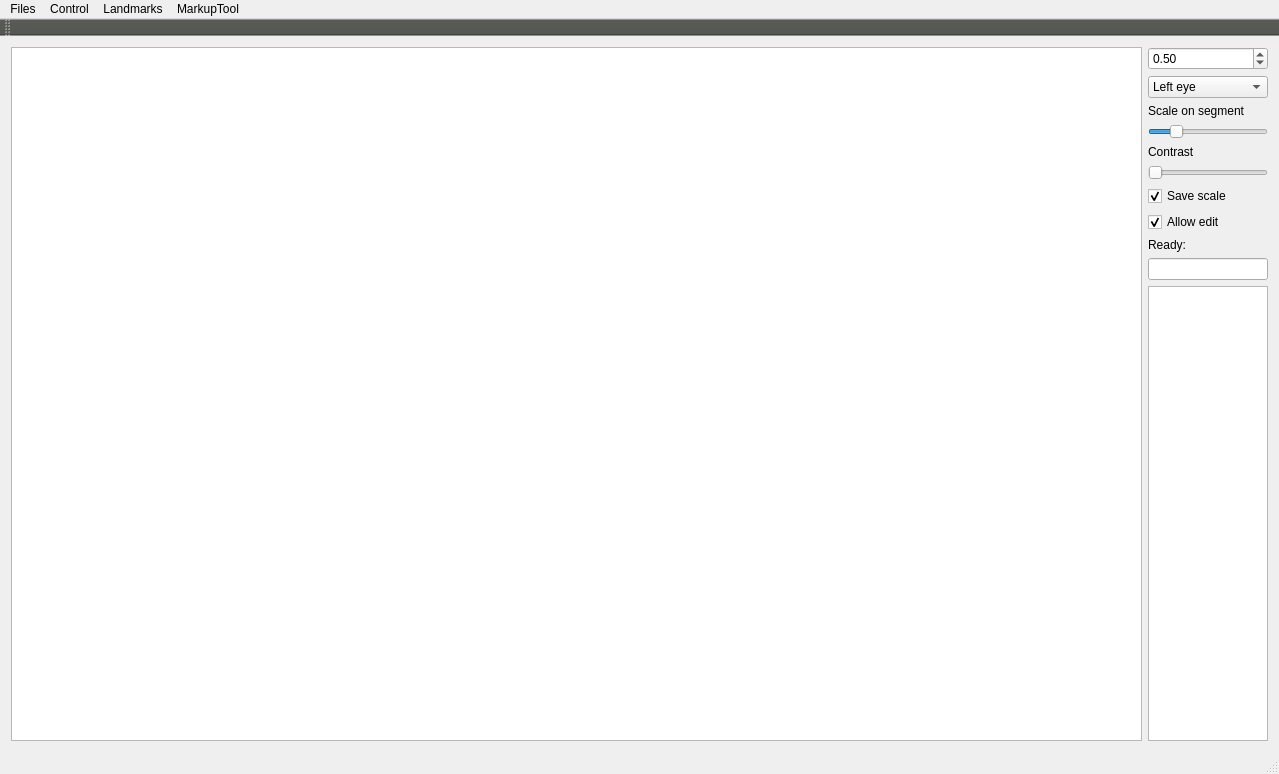
<?xml version="1.0" encoding="UTF-8"?>
<ui version="4.0">
 <class>MarkupWindow</class>
 <widget class="QMainWindow" name="MarkupWindow">
  <property name="geometry">
   <rect>
    <x>0</x>
    <y>0</y>
    <width>1279</width>
    <height>774</height>
   </rect>
  </property>
  <property name="cursor">
   <cursorShape>ArrowCursor</cursorShape>
  </property>
  <property name="windowTitle">
   <string>MarkupTool</string>
  </property>
  <widget class="QWidget" name="centralWidget">
   <layout class="QGridLayout" name="gridLayout">
    <item row="0" column="0" rowspan="11">
     <widget class="MarkupView" name="markupView">
      <property name="cursor" stdset="0">
       <cursorShape>ArrowCursor</cursorShape>
      </property>
      <property name="dragMode">
       <enum>QGraphicsView::NoDrag</enum>
      </property>
      <property name="transformationAnchor">
       <enum>QGraphicsView::AnchorUnderMouse</enum>
      </property>
      <property name="resizeAnchor">
       <enum>QGraphicsView::NoAnchor</enum>
      </property>
      <property name="viewportUpdateMode">
       <enum>QGraphicsView::FullViewportUpdate</enum>
      </property>
     </widget>
    </item>
    <item row="0" column="1">
     <widget class="QDoubleSpinBox" name="spinLandmarkSize">
      <property name="singleStep">
       <double>0.100000000000000</double>
      </property>
      <property name="value">
       <double>0.500000000000000</double>
      </property>
     </widget>
    </item>
    <item row="1" column="1">
     <widget class="QComboBox" name="comboBoxBodyPart">
      <property name="minimumContentsLength">
       <number>3</number>
      </property>
      <item>
       <property name="text">
        <string>Left eye</string>
       </property>
      </item>
      <item>
       <property name="text">
        <string>Right eye</string>
       </property>
      </item>
      <item>
       <property name="text">
        <string>mouth</string>
       </property>
      </item>
     </widget>
    </item>
    <item row="8" column="1">
     <widget class="QLabel" name="ready">
      <property name="text">
       <string>Ready: </string>
      </property>
      <property name="textFormat">
       <enum>Qt::RichText</enum>
      </property>
      <property name="scaledContents">
       <bool>false</bool>
      </property>
      <property name="wordWrap">
       <bool>false</bool>
      </property>
     </widget>
    </item>
    <item row="9" column="1">
     <widget class="QLineEdit" name="lineEdit">
      <property name="maximumSize">
       <size>
        <width>120</width>
        <height>16777215</height>
       </size>
      </property>
     </widget>
    </item>
    <item row="3" column="1">
     <widget class="QSlider" name="horizontalSlider">
      <property name="maximumSize">
       <size>
        <width>120</width>
        <height>16777215</height>
       </size>
      </property>
      <property name="maximum">
       <number>100</number>
      </property>
      <property name="value">
       <number>20</number>
      </property>
      <property name="orientation">
       <enum>Qt::Horizontal</enum>
      </property>
     </widget>
    </item>
    <item row="6" column="1">
     <widget class="QCheckBox" name="scaleCheak">
      <property name="text">
       <string>Save scale</string>
      </property>
      <property name="checked">
       <bool>true</bool>
      </property>
     </widget>
    </item>
    <item row="5" column="1">
     <widget class="QSlider" name="horizontalSlider_2">
      <property name="maximumSize">
       <size>
        <width>120</width>
        <height>16777215</height>
       </size>
      </property>
      <property name="singleStep">
       <number>10</number>
      </property>
      <property name="orientation">
       <enum>Qt::Horizontal</enum>
      </property>
     </widget>
    </item>
    <item row="7" column="1">
     <widget class="QCheckBox" name="editCheak">
      <property name="text">
       <string>Allow edit</string>
      </property>
      <property name="checked">
       <bool>true</bool>
      </property>
     </widget>
    </item>
    <item row="10" column="1">
     <widget class="QListWidget" name="listFiles">
      <property name="maximumSize">
       <size>
        <width>120</width>
        <height>16777215</height>
       </size>
      </property>
      <property name="textElideMode">
       <enum>Qt::ElideLeft</enum>
      </property>
      <property name="currentRow">
       <number>-1</number>
      </property>
     </widget>
    </item>
    <item row="4" column="1">
     <widget class="QLabel" name="label">
      <property name="text">
       <string>Contrast</string>
      </property>
     </widget>
    </item>
    <item row="2" column="1">
     <widget class="QLabel" name="label_2">
      <property name="text">
       <string>Scale on segment</string>
      </property>
     </widget>
    </item>
   </layout>
  </widget>
  <widget class="QMenuBar" name="menuBar">
   <property name="geometry">
    <rect>
     <x>0</x>
     <y>0</y>
     <width>1279</width>
     <height>25</height>
    </rect>
   </property>
   <property name="autoFillBackground">
    <bool>true</bool>
   </property>
   <widget class="QMenu" name="menuFiles">
    <property name="title">
     <string>Files</string>
    </property>
    <addaction name="loadFacesAction"/>
    <addaction name="actionLoad_shapes"/>
    <addaction name="actionLoad_shapes_as"/>
    <addaction name="actionUpdate_from_JSON"/>
    <addaction name="actionLoad_shape"/>
    <addaction name="actionSave_shape"/>
    <addaction name="actionSave_shapeas"/>
    <addaction name="separator"/>
    <addaction name="actionClear"/>
   </widget>
   <widget class="QMenu" name="menuControl">
    <property name="title">
     <string>Control</string>
    </property>
    <addaction name="actionNext"/>
    <addaction name="actionPast"/>
   </widget>
   <widget class="QMenu" name="menuLadnmarks">
    <property name="title">
     <string>Landmarks</string>
    </property>
    <addaction name="actionDelete"/>
   </widget>
   <widget class="QMenu" name="menuMarkupTool">
    <property name="title">
     <string>MarkupTool</string>
    </property>
    <addaction name="actionHelp"/>
   </widget>
   <addaction name="menuFiles"/>
   <addaction name="menuControl"/>
   <addaction name="menuLadnmarks"/>
   <addaction name="menuMarkupTool"/>
  </widget>
  <widget class="QToolBar" name="mainToolBar">
   <property name="palette">
    <palette>
     <active>
      <colorrole role="WindowText">
       <brush brushstyle="SolidPattern">
        <color alpha="255">
         <red>85</red>
         <green>87</green>
         <blue>83</blue>
        </color>
       </brush>
      </colorrole>
      <colorrole role="Button">
       <brush brushstyle="SolidPattern">
        <color alpha="255">
         <red>85</red>
         <green>87</green>
         <blue>83</blue>
        </color>
       </brush>
      </colorrole>
      <colorrole role="Light">
       <brush brushstyle="SolidPattern">
        <color alpha="255">
         <red>127</red>
         <green>131</green>
         <blue>124</blue>
        </color>
       </brush>
      </colorrole>
      <colorrole role="Midlight">
       <brush brushstyle="SolidPattern">
        <color alpha="255">
         <red>106</red>
         <green>109</green>
         <blue>103</blue>
        </color>
       </brush>
      </colorrole>
      <colorrole role="Dark">
       <brush brushstyle="SolidPattern">
        <color alpha="255">
         <red>42</red>
         <green>43</green>
         <blue>41</blue>
        </color>
       </brush>
      </colorrole>
      <colorrole role="Mid">
       <brush brushstyle="SolidPattern">
        <color alpha="255">
         <red>56</red>
         <green>58</green>
         <blue>55</blue>
        </color>
       </brush>
      </colorrole>
      <colorrole role="Text">
       <brush brushstyle="SolidPattern">
        <color alpha="255">
         <red>255</red>
         <green>255</green>
         <blue>255</blue>
        </color>
       </brush>
      </colorrole>
      <colorrole role="BrightText">
       <brush brushstyle="SolidPattern">
        <color alpha="255">
         <red>255</red>
         <green>255</green>
         <blue>255</blue>
        </color>
       </brush>
      </colorrole>
      <colorrole role="ButtonText">
       <brush brushstyle="SolidPattern">
        <color alpha="255">
         <red>255</red>
         <green>255</green>
         <blue>255</blue>
        </color>
       </brush>
      </colorrole>
      <colorrole role="Base">
       <brush brushstyle="SolidPattern">
        <color alpha="255">
         <red>0</red>
         <green>0</green>
         <blue>0</blue>
        </color>
       </brush>
      </colorrole>
      <colorrole role="Window">
       <brush brushstyle="SolidPattern">
        <color alpha="255">
         <red>85</red>
         <green>87</green>
         <blue>83</blue>
        </color>
       </brush>
      </colorrole>
      <colorrole role="Shadow">
       <brush brushstyle="SolidPattern">
        <color alpha="255">
         <red>0</red>
         <green>0</green>
         <blue>0</blue>
        </color>
       </brush>
      </colorrole>
      <colorrole role="HighlightedText">
       <brush brushstyle="SolidPattern">
        <color alpha="255">
         <red>85</red>
         <green>87</green>
         <blue>83</blue>
        </color>
       </brush>
      </colorrole>
      <colorrole role="AlternateBase">
       <brush brushstyle="SolidPattern">
        <color alpha="255">
         <red>42</red>
         <green>43</green>
         <blue>41</blue>
        </color>
       </brush>
      </colorrole>
      <colorrole role="NoRole">
       <brush brushstyle="SolidPattern">
        <color alpha="255">
         <red>85</red>
         <green>87</green>
         <blue>83</blue>
        </color>
       </brush>
      </colorrole>
      <colorrole role="ToolTipBase">
       <brush brushstyle="SolidPattern">
        <color alpha="255">
         <red>255</red>
         <green>255</green>
         <blue>220</blue>
        </color>
       </brush>
      </colorrole>
      <colorrole role="ToolTipText">
       <brush brushstyle="SolidPattern">
        <color alpha="255">
         <red>0</red>
         <green>0</green>
         <blue>0</blue>
        </color>
       </brush>
      </colorrole>
     </active>
     <inactive>
      <colorrole role="WindowText">
       <brush brushstyle="SolidPattern">
        <color alpha="255">
         <red>85</red>
         <green>87</green>
         <blue>83</blue>
        </color>
       </brush>
      </colorrole>
      <colorrole role="Button">
       <brush brushstyle="SolidPattern">
        <color alpha="255">
         <red>85</red>
         <green>87</green>
         <blue>83</blue>
        </color>
       </brush>
      </colorrole>
      <colorrole role="Light">
       <brush brushstyle="SolidPattern">
        <color alpha="255">
         <red>127</red>
         <green>131</green>
         <blue>124</blue>
        </color>
       </brush>
      </colorrole>
      <colorrole role="Midlight">
       <brush brushstyle="SolidPattern">
        <color alpha="255">
         <red>106</red>
         <green>109</green>
         <blue>103</blue>
        </color>
       </brush>
      </colorrole>
      <colorrole role="Dark">
       <brush brushstyle="SolidPattern">
        <color alpha="255">
         <red>42</red>
         <green>43</green>
         <blue>41</blue>
        </color>
       </brush>
      </colorrole>
      <colorrole role="Mid">
       <brush brushstyle="SolidPattern">
        <color alpha="255">
         <red>56</red>
         <green>58</green>
         <blue>55</blue>
        </color>
       </brush>
      </colorrole>
      <colorrole role="Text">
       <brush brushstyle="SolidPattern">
        <color alpha="255">
         <red>255</red>
         <green>255</green>
         <blue>255</blue>
        </color>
       </brush>
      </colorrole>
      <colorrole role="BrightText">
       <brush brushstyle="SolidPattern">
        <color alpha="255">
         <red>255</red>
         <green>255</green>
         <blue>255</blue>
        </color>
       </brush>
      </colorrole>
      <colorrole role="ButtonText">
       <brush brushstyle="SolidPattern">
        <color alpha="255">
         <red>255</red>
         <green>255</green>
         <blue>255</blue>
        </color>
       </brush>
      </colorrole>
      <colorrole role="Base">
       <brush brushstyle="SolidPattern">
        <color alpha="255">
         <red>0</red>
         <green>0</green>
         <blue>0</blue>
        </color>
       </brush>
      </colorrole>
      <colorrole role="Window">
       <brush brushstyle="SolidPattern">
        <color alpha="255">
         <red>85</red>
         <green>87</green>
         <blue>83</blue>
        </color>
       </brush>
      </colorrole>
      <colorrole role="Shadow">
       <brush brushstyle="SolidPattern">
        <color alpha="255">
         <red>0</red>
         <green>0</green>
         <blue>0</blue>
        </color>
       </brush>
      </colorrole>
      <colorrole role="HighlightedText">
       <brush brushstyle="SolidPattern">
        <color alpha="255">
         <red>85</red>
         <green>87</green>
         <blue>83</blue>
        </color>
       </brush>
      </colorrole>
      <colorrole role="AlternateBase">
       <brush brushstyle="SolidPattern">
        <color alpha="255">
         <red>42</red>
         <green>43</green>
         <blue>41</blue>
        </color>
       </brush>
      </colorrole>
      <colorrole role="NoRole">
       <brush brushstyle="SolidPattern">
        <color alpha="255">
         <red>85</red>
         <green>87</green>
         <blue>83</blue>
        </color>
       </brush>
      </colorrole>
      <colorrole role="ToolTipBase">
       <brush brushstyle="SolidPattern">
        <color alpha="255">
         <red>255</red>
         <green>255</green>
         <blue>220</blue>
        </color>
       </brush>
      </colorrole>
      <colorrole role="ToolTipText">
       <brush brushstyle="SolidPattern">
        <color alpha="255">
         <red>0</red>
         <green>0</green>
         <blue>0</blue>
        </color>
       </brush>
      </colorrole>
     </inactive>
     <disabled>
      <colorrole role="WindowText">
       <brush brushstyle="SolidPattern">
        <color alpha="255">
         <red>42</red>
         <green>43</green>
         <blue>41</blue>
        </color>
       </brush>
      </colorrole>
      <colorrole role="Button">
       <brush brushstyle="SolidPattern">
        <color alpha="255">
         <red>85</red>
         <green>87</green>
         <blue>83</blue>
        </color>
       </brush>
      </colorrole>
      <colorrole role="Light">
       <brush brushstyle="SolidPattern">
        <color alpha="255">
         <red>127</red>
         <green>131</green>
         <blue>124</blue>
        </color>
       </brush>
      </colorrole>
      <colorrole role="Midlight">
       <brush brushstyle="SolidPattern">
        <color alpha="255">
         <red>106</red>
         <green>109</green>
         <blue>103</blue>
        </color>
       </brush>
      </colorrole>
      <colorrole role="Dark">
       <brush brushstyle="SolidPattern">
        <color alpha="255">
         <red>42</red>
         <green>43</green>
         <blue>41</blue>
        </color>
       </brush>
      </colorrole>
      <colorrole role="Mid">
       <brush brushstyle="SolidPattern">
        <color alpha="255">
         <red>56</red>
         <green>58</green>
         <blue>55</blue>
        </color>
       </brush>
      </colorrole>
      <colorrole role="Text">
       <brush brushstyle="SolidPattern">
        <color alpha="255">
         <red>42</red>
         <green>43</green>
         <blue>41</blue>
        </color>
       </brush>
      </colorrole>
      <colorrole role="BrightText">
       <brush brushstyle="SolidPattern">
        <color alpha="255">
         <red>255</red>
         <green>255</green>
         <blue>255</blue>
        </color>
       </brush>
      </colorrole>
      <colorrole role="ButtonText">
       <brush brushstyle="SolidPattern">
        <color alpha="255">
         <red>42</red>
         <green>43</green>
         <blue>41</blue>
        </color>
       </brush>
      </colorrole>
      <colorrole role="Base">
       <brush brushstyle="SolidPattern">
        <color alpha="255">
         <red>85</red>
         <green>87</green>
         <blue>83</blue>
        </color>
       </brush>
      </colorrole>
      <colorrole role="Window">
       <brush brushstyle="SolidPattern">
        <color alpha="255">
         <red>85</red>
         <green>87</green>
         <blue>83</blue>
        </color>
       </brush>
      </colorrole>
      <colorrole role="Shadow">
       <brush brushstyle="SolidPattern">
        <color alpha="255">
         <red>0</red>
         <green>0</green>
         <blue>0</blue>
        </color>
       </brush>
      </colorrole>
      <colorrole role="HighlightedText">
       <brush brushstyle="SolidPattern">
        <color alpha="255">
         <red>85</red>
         <green>87</green>
         <blue>83</blue>
        </color>
       </brush>
      </colorrole>
      <colorrole role="AlternateBase">
       <brush brushstyle="SolidPattern">
        <color alpha="255">
         <red>85</red>
         <green>87</green>
         <blue>83</blue>
        </color>
       </brush>
      </colorrole>
      <colorrole role="NoRole">
       <brush brushstyle="SolidPattern">
        <color alpha="255">
         <red>85</red>
         <green>87</green>
         <blue>83</blue>
        </color>
       </brush>
      </colorrole>
      <colorrole role="ToolTipBase">
       <brush brushstyle="SolidPattern">
        <color alpha="255">
         <red>255</red>
         <green>255</green>
         <blue>220</blue>
        </color>
       </brush>
      </colorrole>
      <colorrole role="ToolTipText">
       <brush brushstyle="SolidPattern">
        <color alpha="255">
         <red>0</red>
         <green>0</green>
         <blue>0</blue>
        </color>
       </brush>
      </colorrole>
     </disabled>
    </palette>
   </property>
   <attribute name="toolBarArea">
    <enum>TopToolBarArea</enum>
   </attribute>
   <attribute name="toolBarBreak">
    <bool>false</bool>
   </attribute>
  </widget>
  <widget class="QStatusBar" name="statusBar"/>
  <action name="loadFacesAction">
   <property name="text">
    <string>Load faces</string>
   </property>
  </action>
  <action name="actionNext">
   <property name="text">
    <string>Next</string>
   </property>
   <property name="shortcut">
    <string>Right</string>
   </property>
  </action>
  <action name="actionPast">
   <property name="text">
    <string>Past</string>
   </property>
   <property name="shortcut">
    <string>Left</string>
   </property>
  </action>
  <action name="actionClear">
   <property name="text">
    <string>Clear</string>
   </property>
  </action>
  <action name="actionLoad_shape">
   <property name="text">
    <string>Load shape as..</string>
   </property>
  </action>
  <action name="actionSave_shape">
   <property name="text">
    <string>Save shape</string>
   </property>
   <property name="shortcut">
    <string>Ctrl+S</string>
   </property>
  </action>
  <action name="actionDelete">
   <property name="checkable">
    <bool>true</bool>
   </property>
   <property name="text">
    <string>Delete</string>
   </property>
   <property name="shortcut">
    <string>Del</string>
   </property>
  </action>
  <action name="actionUpdate_from_JSON">
   <property name="text">
    <string>Load shape</string>
   </property>
   <property name="shortcut">
    <string>Ctrl+L</string>
   </property>
  </action>
  <action name="actionSave_shapeas">
   <property name="text">
    <string>Save shape as..</string>
   </property>
  </action>
  <action name="actionLoad_shapes_as">
   <property name="text">
    <string>Load shapes as..</string>
   </property>
  </action>
  <action name="actionLoad_shapes">
   <property name="text">
    <string>Load shapes</string>
   </property>
  </action>
  <action name="actionHelp">
   <property name="text">
    <string>Help</string>
   </property>
  </action>
 </widget>
 <layoutdefault spacing="6" margin="11"/>
 <customwidgets>
  <customwidget>
   <class>MarkupView</class>
   <extends>QGraphicsView</extends>
   <header>markupview.h</header>
  </customwidget>
 </customwidgets>
 <resources/>
 <connections/>
</ui>
